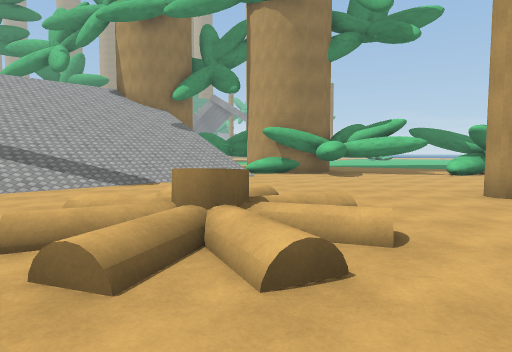
View 1 (above)

24 first-person views from a walk through a 3-D level made in the Unity game engine. The camera is 1.5 m above the floor, tilts 4° down and sees 75° across. The floor is counted in squares, 2 m on a side. Each view is taken from the middle of a square. On the plan, view 1 faces up. The plan holds only what a view shows up to about 11 squares ahead; the rest is blank. The place goes on beyond the plan. The player character is not drawn. Surface patterns are stand-ins for the level's own textures.

View 2
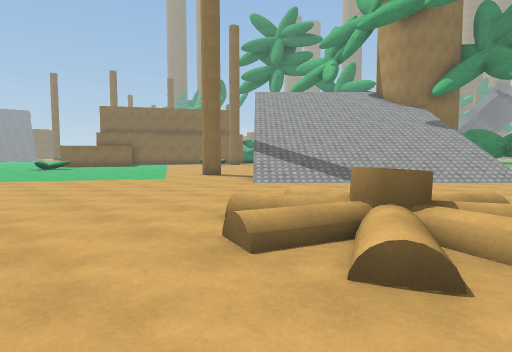

View 3
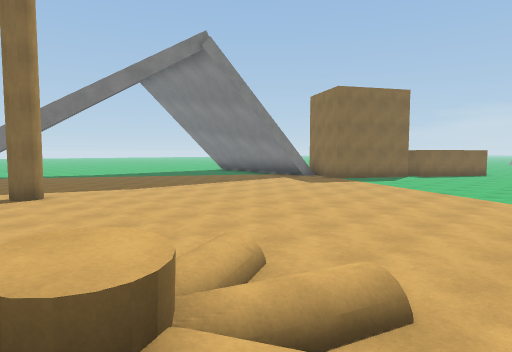

View 4
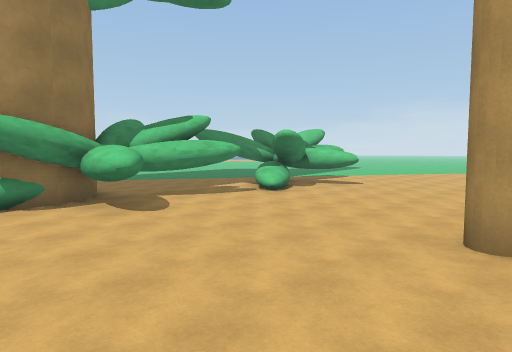

View 5
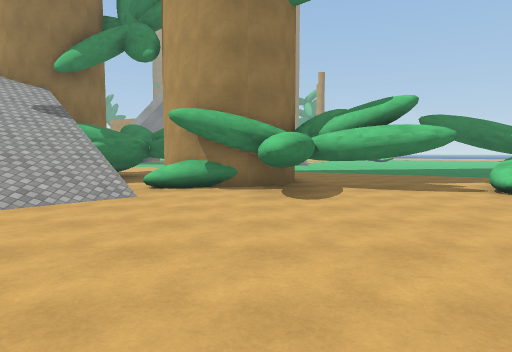

View 6
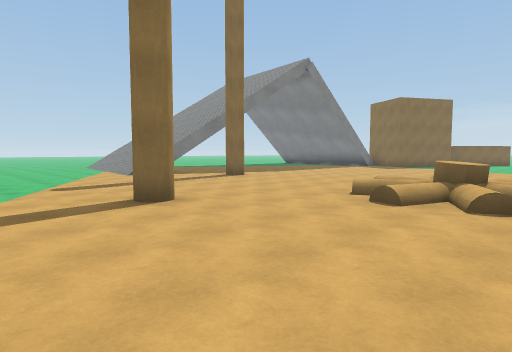

View 7
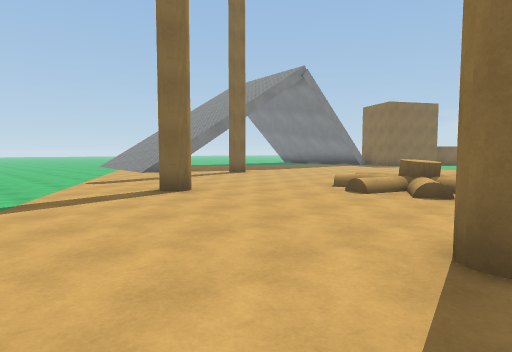

View 8
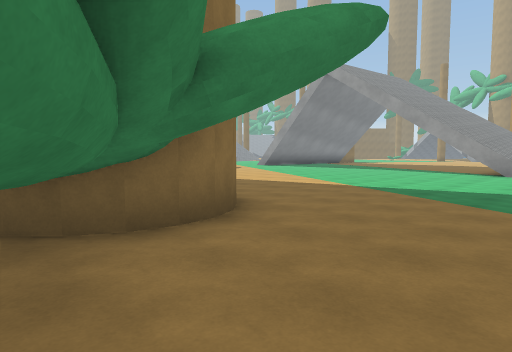

View 9
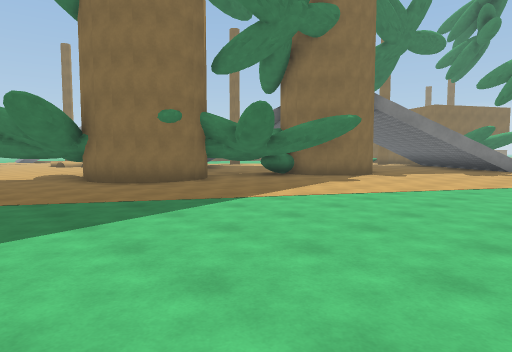

View 10
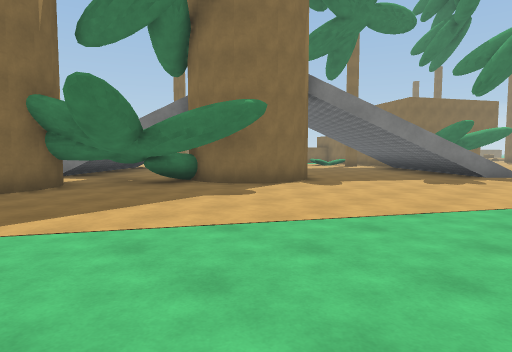

View 11
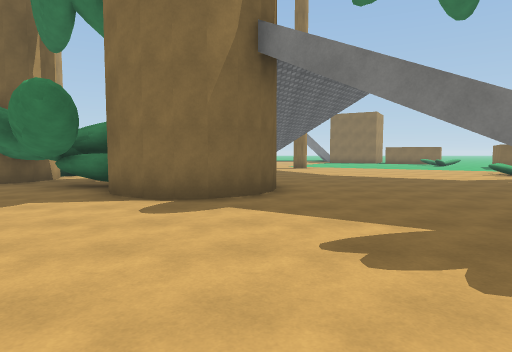

View 12
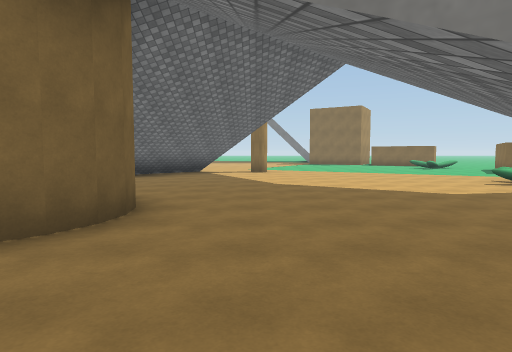

View 13
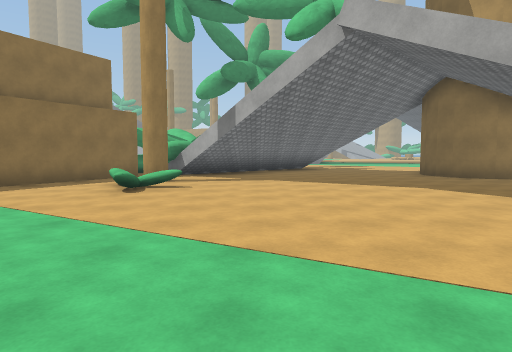

View 14
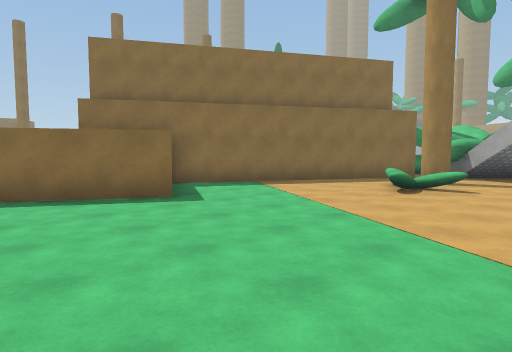

View 15
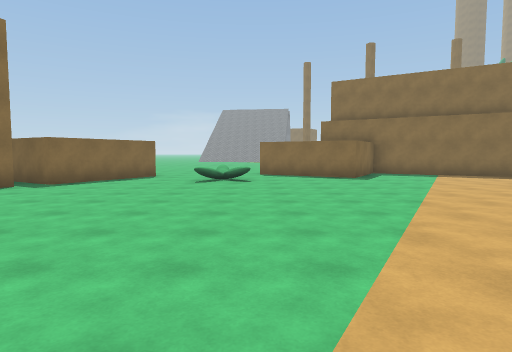

View 16
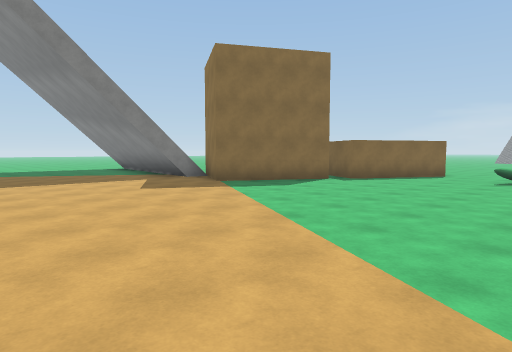

View 17
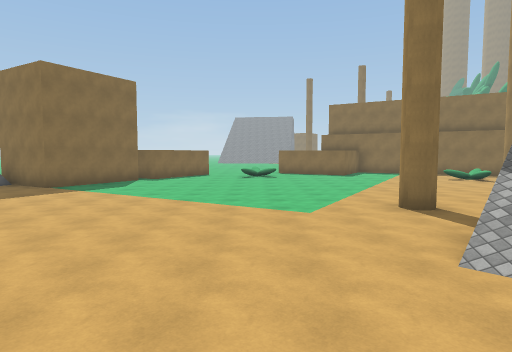

View 18
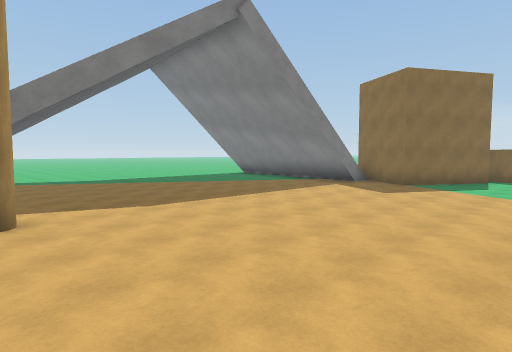

View 19
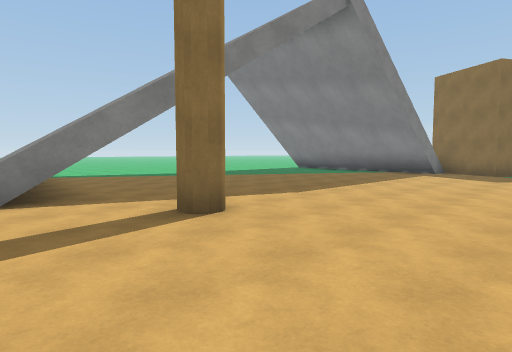

View 20
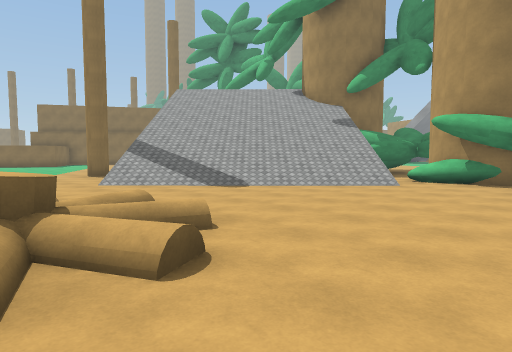

View 21
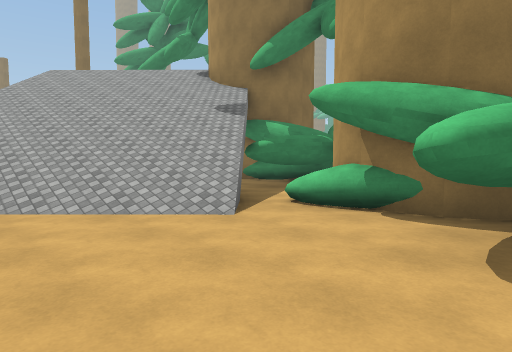

View 22
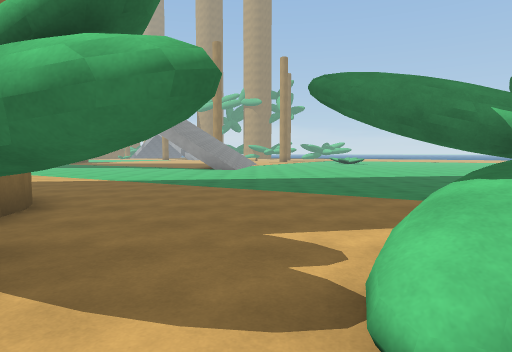

View 23
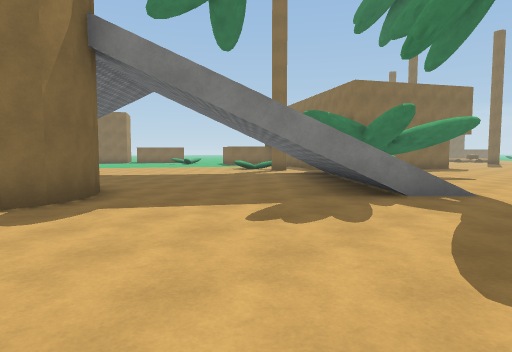

View 24
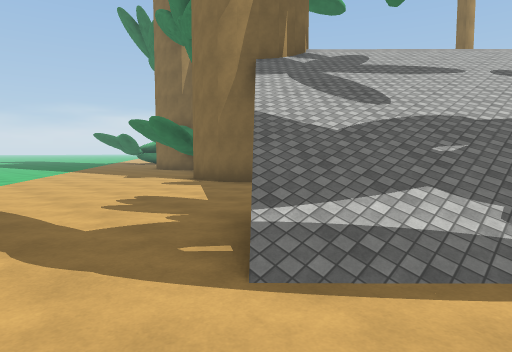

### Floor plan
Key: @ floor where view 1 was taken; # wall or solid block; . floor; / step, stairs or slope; = window, fence, low wall or low ledge; ^ raised ledge; T thing the floor can be seen under or through; O other object.
Columns run from 19 left of view 1 to 7 right of it. Each row starts with its distance up from view 1.
 23        ......... .........
 22      .....................
 21   ......//.................
 20   .... ////................
 19        ////................
 18      =#=//.................
 17      = =/....###...........
 16    ### /.....######........
 15   ####/......#########.....
 14   #.#............#####T....
 13  ##.#.......... .#####T....
 12 ##...=......... ///^##TTT.^
 11 #...=........../////.#T...^
 10 #............./////........
  9 #............/////.........
  8 ###........./////..........
  7  #.........#.///...........
  6  #............/........#...
  5  .................//.......
  4   ==.............//O/......
  3  ................/OO/......
  2  .................//.......
  1  ##.......................
  0   ####.............@..#...
 -1    ####...................
 -2       ##..................
 -3       ##..................
 -4       ##/........#........
 -5         /........... ....

Positions as (right, up) in squares from view 1, and headings:
1: (0, 0), facing up
2: (1, 0), facing up-left
3: (0, 5), facing down-left
4: (0, 5), facing up-right
5: (2, 5), facing up
6: (6, 5), facing down-left
7: (7, 6), facing down-left
8: (6, 12), facing up-left
9: (6, 23), facing down-left
10: (2, 23), facing down-left
11: (-6, 23), facing down
12: (-8, 20), facing down
13: (-12, 5), facing up
14: (-12, 5), facing up-left
15: (-7, 5), facing left
16: (-6, 5), facing down-left
17: (-2, 4), facing left
18: (-1, 2), facing down-left
19: (1, 0), facing down-left
20: (3, 3), facing up-left
21: (3, 8), facing up-left
22: (6, 10), facing up
23: (-4, 23), facing down-left
24: (-12, 23), facing down-right
